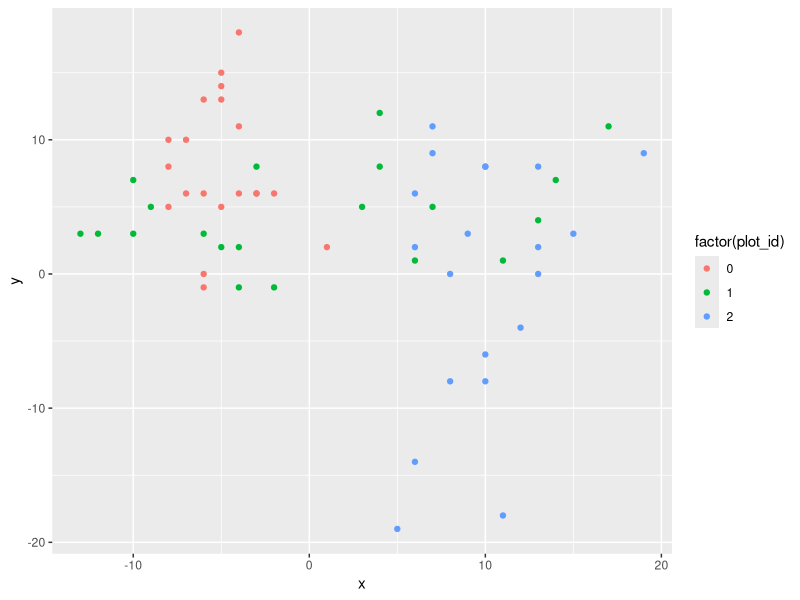

The R script that drew this image:
library(tidyverse)

new_blob <- function(x_mu = 0, x_sigma = 1, 
                        y_mu = 0, y_sigma = 1,  
                        plot_id = 0, elem_num = 10) {
  # browser()
  x <- round(rnorm(elem_num, x_mu, x_sigma), 0)
  y <- round(rnorm(elem_num, y_mu, y_sigma), 0)
  tibble(x = x, y = y, plot_id = plot_id)
}

new_blobset <- function(blob_param_df = 
                             tibble(x_mu = c(0), x_sigma = c(1), 
                                    y_mu = c(0), y_sigma = c(1),  
                                    plot_id = c(0), elem_num = c(10))) {
  # browser()
  blob_param_df %>% 
    pmap(function(...) new_blob(...)) %>% 
    bind_rows(.)
}

blob_param_df <- tibble(x_mu = c(-5, 1, 10), x_sigma = c(2, 8, 4), 
                        y_mu = c(7, 4, -3), y_sigma = c(5, 3, 9),  
                        plot_id = c(0, 1, 2), elem_num = c(20, 20, 20))

blobset_df <- new_blobset(blob_param_df)

ggplot(data = blobset_df, mapping = aes(x = x, y = y, color = factor(plot_id))) +
  geom_point()
